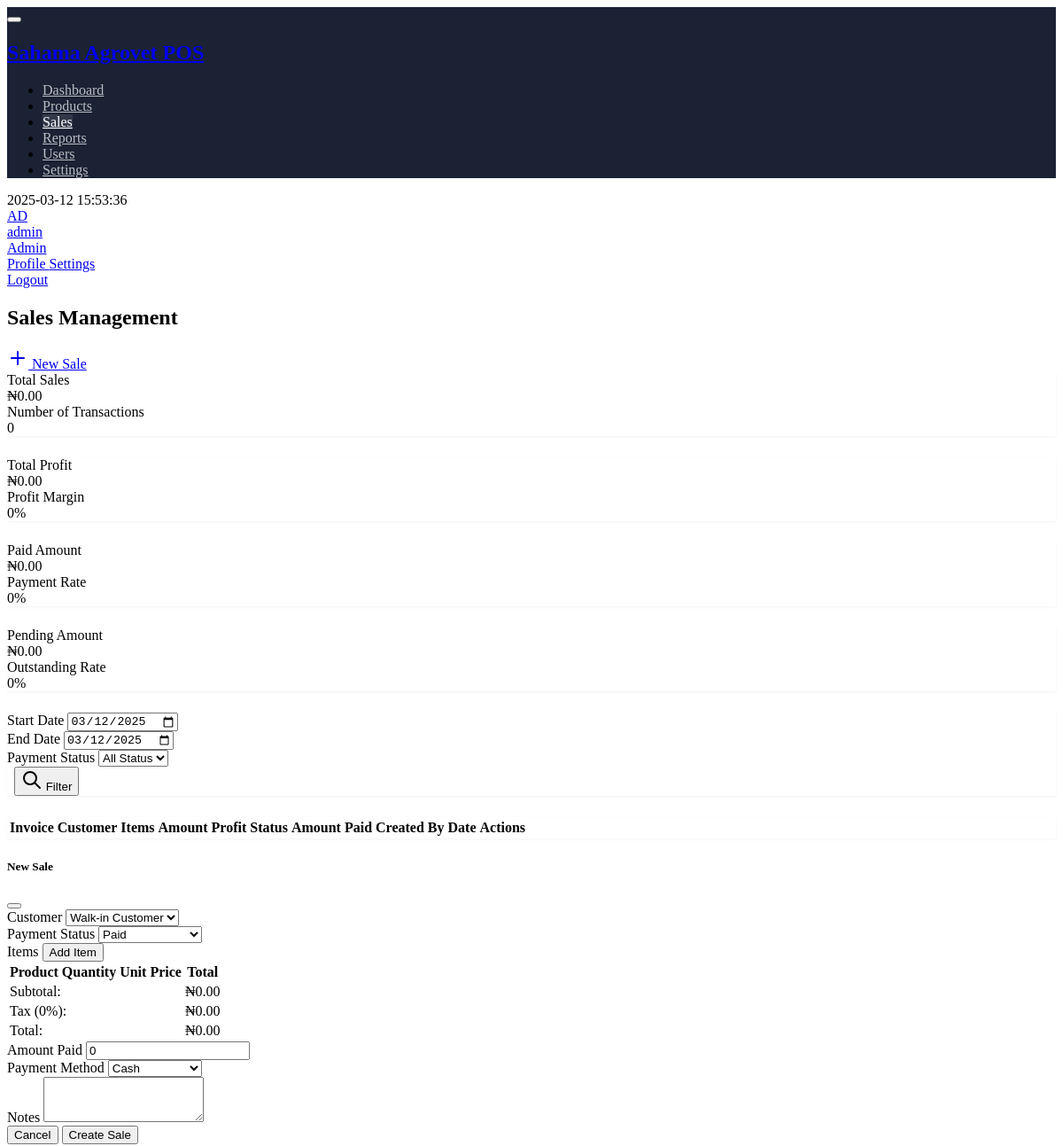
Before: /sales.php (signed in, upper part) with the older database file.
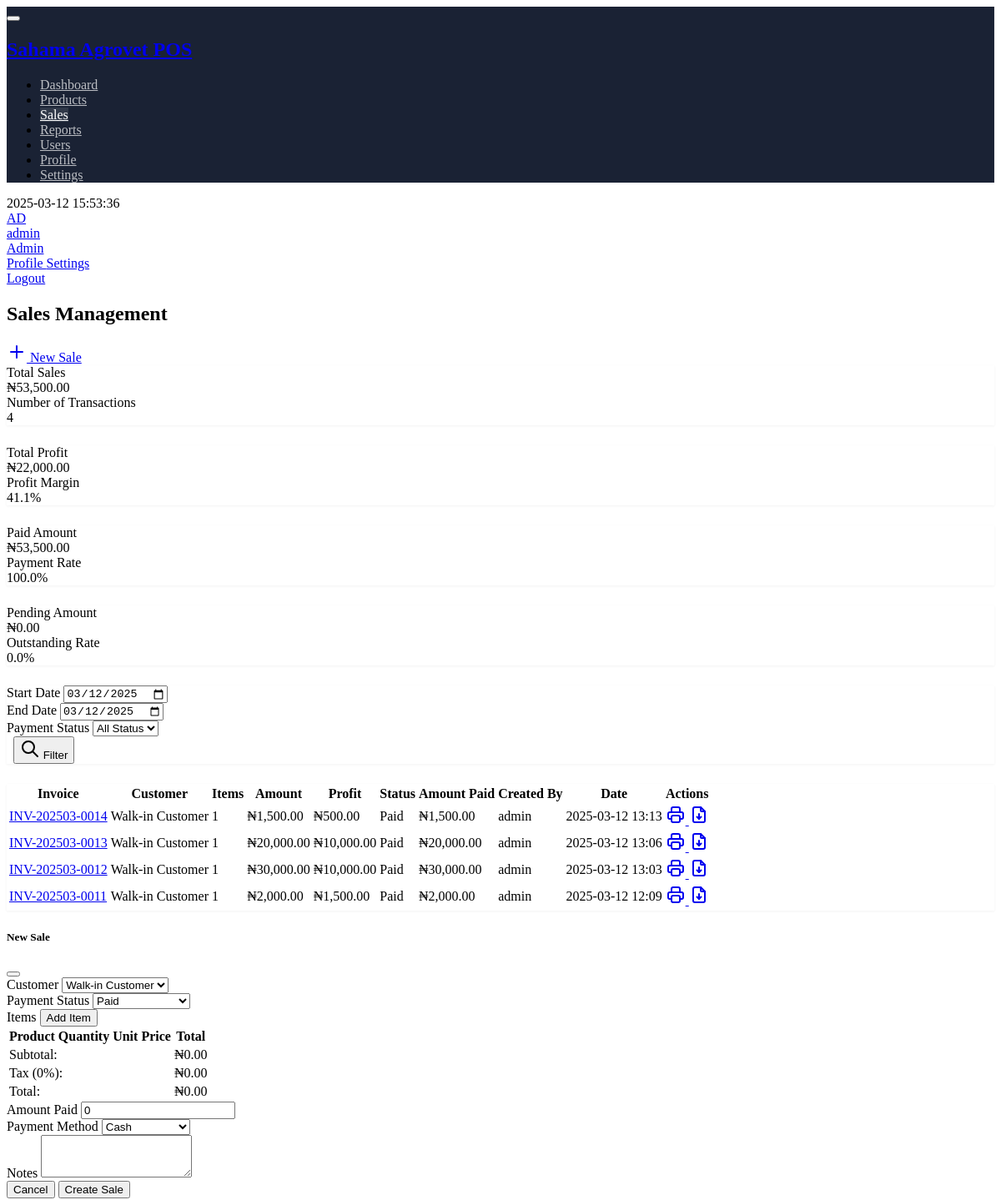
After: the same page with the newer database file.
### tables this page shows
CREATE TABLE `sales` (
  `id` int(11) NOT NULL,
  `invoice_number` varchar(50) NOT NULL,
  `customer_id` int(11) DEFAULT NULL,
  `total_amount` decimal(10,2) NOT NULL DEFAULT 0.00,
  `amount_paid` decimal(10,2) NOT NULL DEFAULT 0.00,
  `payment_status` enum('pending','partial','paid') NOT NULL DEFAULT 'pending',
  `payment_method` enum('cash','card','transfer') DEFAULT 'cash',
  `notes` text DEFAULT NULL,
  `created_by` int(11) DEFAULT NULL,
  `created_at` timestamp NOT NULL DEFAULT current_timestamp(),
  `updated_at` timestamp NOT NULL DEFAULT current_timestamp() ON UPDATE current_timestamp()
);

CREATE TABLE `users` (
  `id` int(11) NOT NULL,
  `username` varchar(50) NOT NULL,
  `password` varchar(255) NOT NULL,
  `full_name` varchar(100) NOT NULL,
  `email` varchar(100) DEFAULT NULL,
  `role` enum('admin','manager','cashier','accountant') NOT NULL,
  `status` enum('active','inactive') DEFAULT 'active',
  `created_at` timestamp NOT NULL DEFAULT current_timestamp(),
  `updated_at` timestamp NOT NULL DEFAULT current_timestamp() ON UPDATE current_timestamp(),
  `role_id` int(11) DEFAULT NULL,
  `last_login` timestamp NULL DEFAULT NULL,
  `created_by` int(11) DEFAULT NULL
);

### sales.php (the view, shortened to what the rows shown need)
<?php
$sales = [];
try {
    $db = Database::getInstance()->getConnection();
    $startDate = $_GET['start_date'] ?? date('Y-m-d');
    $endDate = $_GET['end_date'] ?? date('Y-m-d');
    $query = "
        SELECT
            s.*,
            u.username as created_by_user,
            c.name as customer_name,
            COUNT(si.id) as item_count,
            COALESCE(SUM(si.quantity * (si.selling_price - p.buying_price)), 0) as profit
        FROM sales s
        LEFT JOIN users u ON s.created_by = u.id
        LEFT JOIN customers c ON s.customer_id = c.id
        LEFT JOIN sale_items si ON s.id = si.sale_id
        LEFT JOIN products p ON si.product_id = p.id
        WHERE DATE(s.created_at) BETWEEN ? AND ?
    ";
    $params = [$startDate, $endDate];
    $query .= " GROUP BY s.id ORDER BY s.created_at DESC";
    $stmt = $db->prepare($query);
    $stmt->execute($params);
    $sales = $stmt->fetchAll(PDO::FETCH_ASSOC);
} catch (PDOException $e) {
    $error = "Database error: " . $e->getMessage();
    error_log($e->getMessage());
}
include 'templates/header.php';
?>
<div class="page-wrapper">
    <div class="page-header d-print-none">
        <div class="container-xl">
            <div class="row g-2 align-items-center">
                <div class="col">
                    <h2 class="page-title">
                        Sales Management
                    </h2>
                </div>
            </div>
        </div>
    </div>
    <div class="page-body">
        <div class="container-xl">
            <div class="card">
                <div class="card-body">
                    <div class="table-responsive">
                        <table class="table table-vcenter card-table">
                            <thead>
                                <tr>
                                    <th>Invoice</th>
                                    <th>Customer</th>
                                    <th>Items</th>
                                    <th>Amount</th>
                                    <th>Profit</th>
                                    <th>Status</th>
                                    <th>Amount Paid</th>
                                    <th>Created By</th>
                                    <th>Date</th>
                                    <th class="w-1">Actions</th>
                                </tr>
                            </thead>
                            <tbody>
                                <?php foreach ($sales as $sale): ?>
                                    <tr>
                                        <td>
                                            <a href="#" class="text-reset" data-bs-toggle="modal" data-bs-target="#viewSaleModal" data-sale-id="<?= $sale['id'] ?>">
                                                <?= htmlspecialchars($sale['invoice_number']) ?>
                                            </a>
                                        </td>
                                        <td><?= htmlspecialchars($sale['customer_name'] ?? 'Walk-in Customer') ?></td>
                                        <td><?= $sale['item_count'] ?? '0' ?></td>
                                        <td>₦<?= number_format($sale['total_amount'], 2) ?></td>
                                        <td>₦<?= number_format($sale['profit'], 2) ?></td>
                                        <td class="payment-status">
                                            <span class="badge bg-<?= $sale['payment_status'] === 'paid' ? 'success' : ($sale['payment_status'] === 'partial' ? 'warning' : 'danger') ?>-lt">
                                                <?= ucfirst($sale['payment_status']) ?>
                                            </span>
                                        </td>
                                        <td class="amount-paid">₦<?= number_format($sale['amount_paid'], 2) ?></td>
                                        <td><?= htmlspecialchars($sale['created_by_user']) ?></td>
                                        <td><?= date('Y-m-d H:i', strtotime($sale['created_at'])) ?></td>
                                        <td>
                                            <div class="btn-list flex-nowrap">
                                                <a href="#" class="btn btn-icon btn-primary" onclick="printInvoice(<?= $sale['id'] ?>)" title="Print Invoice">
                                                </a>
                                                <a href="#" class="btn btn-icon btn-info" onclick="saveSaleAsPDF(<?= $sale['id'] ?>)" title="Save as PDF">
                                                </a>
                                            </div>
                                        </td>
                                    </tr>
                                <?php endforeach; ?>
                            </tbody>
                        </table>
                    </div>
                </div>
            </div>
        </div>
    </div>
</div>
<div class="modal modal-blur fade" id="newSaleModal" tabindex="-1" role="dialog" aria-hidden="true">
    <div class="modal-dialog modal-xl" role="document">
        <div class="modal-content">
            <form id="newSaleForm" action="actions/sale_actions.php" method="post">
                <div class="modal-body">
                    <div class="mb-3">
                        <div class="table-responsive">
                            <table class="table table-vcenter" id="itemsTable">
                                <thead>
                                    <tr>
                                        <th>Product</th>
                                        <th>Quantity</th>
                                        <th>Unit Price</th>
                                        <th>Total</th>
                                        <th></th>
                                    </tr>
                                </thead>
                            </table>
                        </div>
                    </div>
                </div>
            </form>
        </div>
    </div>
</div>
<?php include 'templates/footer.php'; ?>

Changed rows visible on the page:
added sales: invoice_number "INV-202503-0014", customer_name "Walk-in Customer", item_count "1", total_amount "1,500.00", profit "500.00", payment_status "Paid", amount_paid "1,500.00", created_by.username "admin", created_at "2025-03-12 13:13"
added sales: invoice_number "INV-202503-0013", customer_name "Walk-in Customer", item_count "1", total_amount "20,000.00", profit "10,000.00", payment_status "Paid", amount_paid "20,000.00", created_by.username "admin", created_at "2025-03-12 13:06"
added sales: invoice_number "INV-202503-0012", customer_name "Walk-in Customer", item_count "1", total_amount "30,000.00", profit "10,000.00", payment_status "Paid", amount_paid "30,000.00", created_by.username "admin", created_at "2025-03-12 13:03"
added sales: invoice_number "INV-202503-0011", customer_name "Walk-in Customer", item_count "1", total_amount "2,000.00", profit "1,500.00", payment_status "Paid", amount_paid "2,000.00", created_by.username "admin", created_at "2025-03-12 12:09"
Other visible differences:
$totals['sales']: "0.00" → "53,500.00"
count($sales): "0" → "4"
$totals['profit']: "0.00" → "22,000.00"
$totals['paid']: "0.00" → "53,500.00"
new list line: "Profile"
text no longer shown: "0 0 0"
text now shown: "41.1 100.0 0.0"
